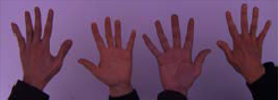
#> input picture VC1/Tp1_Sesto/test_blue.png, 278 x 100 px, given in place of piedras1.png, which was not available
$ jupyter execute --allow-errors TP4_Sesto.ipynb   (shell and % lines are left out)   (text cells are left out)
#> lines starting #> are read from the running program, lines starting #| are printed output that depends on the picture; pictures that were not available may be replaced by others from this repository, and a replacement may not be noted
[cell 1]
# %matplotlib
import numpy as np
import cv2 as cv
import matplotlib.pyplot as plt
from scipy.spatial.distance import euclidean

[cell 2]
def cargar_imagenes(path1, path2, show = True):
#> called with path1 = './piedras1.png', path2 = './piedras2.png', show = True
    img = cv.imread(path1)
#> img is the input picture: shape (100, 278, 3); mean B, G, R 100.7, 69.5, 103
    img = cv.cvtColor(img, cv.COLOR_BGR2RGB)
    gray = cv.cvtColor(img, cv.COLOR_BGR2GRAY)
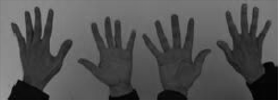
#> gray: shape (100, 278); min 1, max 156, mean 82.6

    img2 = cv.imread(path2)
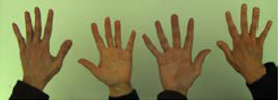
#> input picture VC1/Tp1_Sesto/test_green.png, 278 x 100 px, given in place of piedras2.png, which was not available
#> img2 is the input picture: shape (100, 278, 3); mean B, G, R 83.6, 131.1, 129.4
    img2 = cv.cvtColor(img2, cv.COLOR_BGR2RGB)
    gray2 = cv.cvtColor(img2, cv.COLOR_BGR2GRAY)
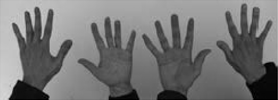
#> gray2: shape (100, 278); min 0, max 215, mean 116.7

    if show:
        fig = plt.figure(figsize=(8,8), dpi=140)
        ax1=plt.subplot(121)
        ax1.imshow(img)
        ax1.axis("off");
        ax1=plt.subplot(122)
        ax1.imshow(img2)
        ax1.axis("off");
    return gray, gray2

[cell 3]
def lbp(img):
    filas = img.shape[0]
#> filas = 100
    columnas = img.shape[1]
#> columnas = 278
    # Indices de los pixelesvecinos comenzando en -1,0 y recorriendo anti-horario.
    h_idx = np.array([-1, -1,  0,  1,  1,  1,  0, -1])
    v_idx = np.array([ 0,  1,  1,  1,  0, -1, -1, -1])
    lbp = np.zeros((filas, columnas))

    for x in range(1, columnas - 1):
        for y in range(1, filas - 1):
            # Valores del pixel y de los vecinos.
            pixel = img[y, x]
            nb = img[v_idx + y, h_idx + x]
            # Solo se considera si el peso del vecino(nb) es mayor al peso del pixel.
            considerar = (nb >= pixel)
            lbp[y, x] = np.sum((2**np.arange(8)) * considerar)
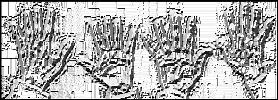
#> lbp: shape (100, 278) float64; min 0, max 255, mean 173.9
    return lbp[1:-1, 1:-1]
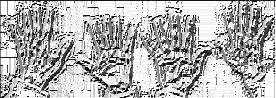
#> returned value: shape (98, 276) float64; min 0, max 255, mean 178.7

[cell 4]
def plotear_resultados(lbp1, lbp2):
    f, axs = plt.subplots(2, 2, gridspec_kw={'height_ratios': [3, 2]}, figsize=(14,14))
    axs[0, 0].imshow(lbp1, 'gray', vmin=0, vmax=2**8)
    axs[0, 0].axis("off")
    axs[0, 1].imshow(lbp2, 'gray', vmin=0, vmax=2**8)
    axs[0, 1].axis("off")
    axs[1, 0].hist(lbp1.ravel(), 20)
    axs[1, 1].hist(lbp2.ravel(), 20);

[cell 5]
# Ejemplo 1: Piedras
img1, img2 = cargar_imagenes('./piedras1.png', './piedras2.png')
lbp1 = lbp(img1)
lbp2 = lbp(img2)
#> after the loop in lbp (call 2), `for x in range(1, columnas - 1):`:
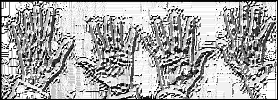
#> lbp: shape (100, 278) float64; min 0, max 255, mean 169.2
#> in lbp (call 2), `return lbp[1:-1, 1:-1]`:
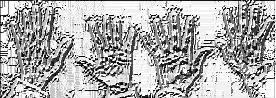
#> returned value: shape (98, 276) float64; min 0, max 255, mean 173.9
plotear_resultados(lbp1, lbp2)
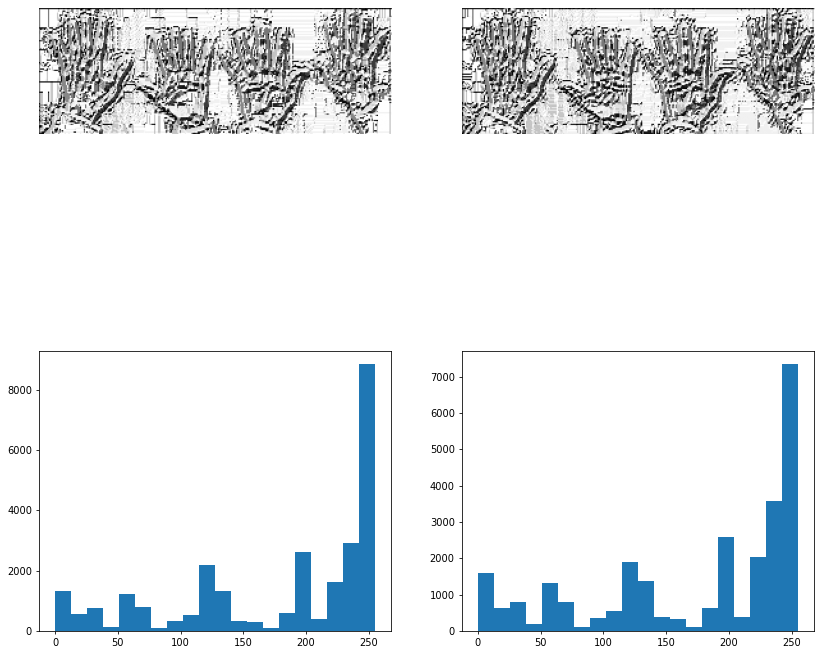
#> figure drawn by matplotlib, 4 panels; panel 3: tallest bar 8843 high, from x = 242.2 to 255; panel 4: tallest bar 7342 high, from x = 242.2 to 255

#> (a cell that did not finish here is left out)

lbp1 = lbp(img1)
lbp2 = lbp(img2)
plotear_resultados(lbp1, lbp2)

#> (a cell that did not finish here is left out)

lbp1 = lbp(img1)
lbp2 = lbp(img2)
plotear_resultados(lbp1, lbp2)

#> (a cell that did not finish here is left out)
